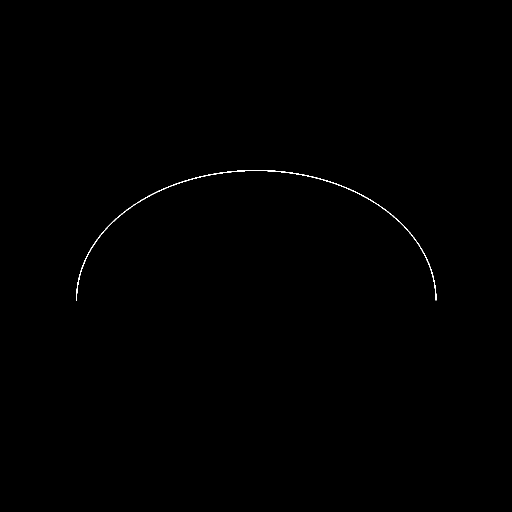
#> input picture experiments/tmp_009/hint_dome_arc_1024.png, 1024 x 1024 px (shown at 1/2 size)
$ python -i image-quality-metrics.py   (imports and definitions only)
#> lines starting #> are read from the running program, lines starting #| are printed output that depends on the picture; after the words box and inside, x2 and y2 are one past the last pixel; in counts of white or black regions, pixels touching at a corner belong together
#> in score_image, im is the input picture: PIL image 1024x1024 RGB; 0.18% white in thin lines or dots, all inside (x1, y1, x2, y2) = (152, 340, 873, 601)
#!/usr/bin/env python
from __future__ import annotations

import argparse
import csv
from pathlib import Path
from statistics import mean

from PIL import Image, ImageChops, ImageFilter, ImageStat


def _hf_ratio(gray: Image.Image) -> float:
    """Estimate high-frequency detail ratio via downsample-upsample residual."""
    w, h = gray.size
#> w = 1024; h = 1024
    if w < 4 or h < 4:
        return 0.0
    small = gray.resize((max(1, w // 2), max(1, h // 2)), Image.Resampling.BILINEAR)
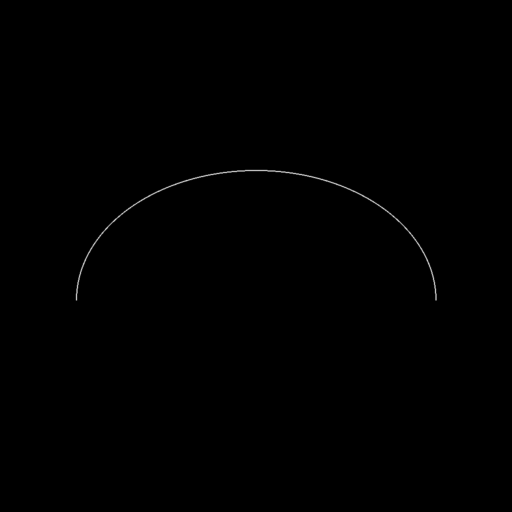
#> small: PIL image 512x512 L; min 0, max 199, mean 0.5
    recon = small.resize((w, h), Image.Resampling.BILINEAR)
    residual = ImageChops.difference(gray, recon)
    residual_mean = ImageStat.Stat(residual).mean[0]
#> residual_mean = 0.435
    gray_mean = ImageStat.Stat(gray).mean[0]
#> gray_mean = 0.449
    denom = max(gray_mean, 1e-6)
#> denom = 0.449
    return float(residual_mean / denom)


def score_image(path: Path) -> dict[str, float | str]:
    with Image.open(path) as im:
        rgba = im.convert("RGBA")
        gray = rgba.convert("L")

        edge = gray.filter(ImageFilter.FIND_EDGES)
        edge_stat = ImageStat.Stat(edge)
        lum_stat = ImageStat.Stat(gray)
        alpha_stat = ImageStat.Stat(rgba.getchannel("A"))

        return {
            "file": str(path),
            "width": gray.size[0],
            "height": gray.size[1],
            "entropy": float(gray.entropy()),
            "luma_mean": float(lum_stat.mean[0]),
            "luma_stddev": float(lum_stat.stddev[0]),
            "edge_mean": float(edge_stat.mean[0]),
            "edge_stddev": float(edge_stat.stddev[0]),
            "hf_ratio": _hf_ratio(gray),
            "alpha_mean": float(alpha_stat.mean[0]),
            "alpha_coverage_>0": float(alpha_stat.mean[0] / 255.0),
#> (the run stopped early here; a loop or call above may not have finished)
